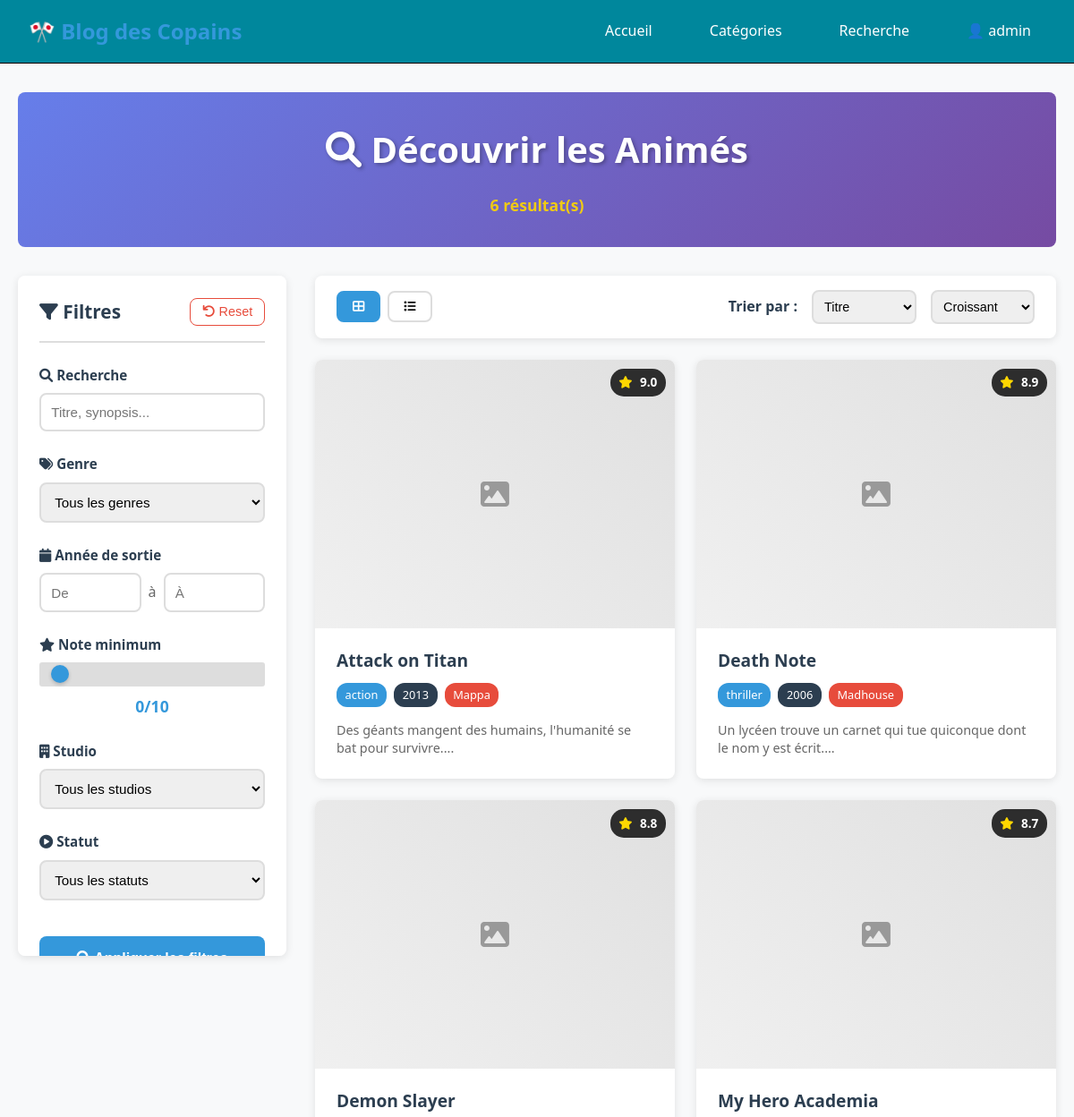
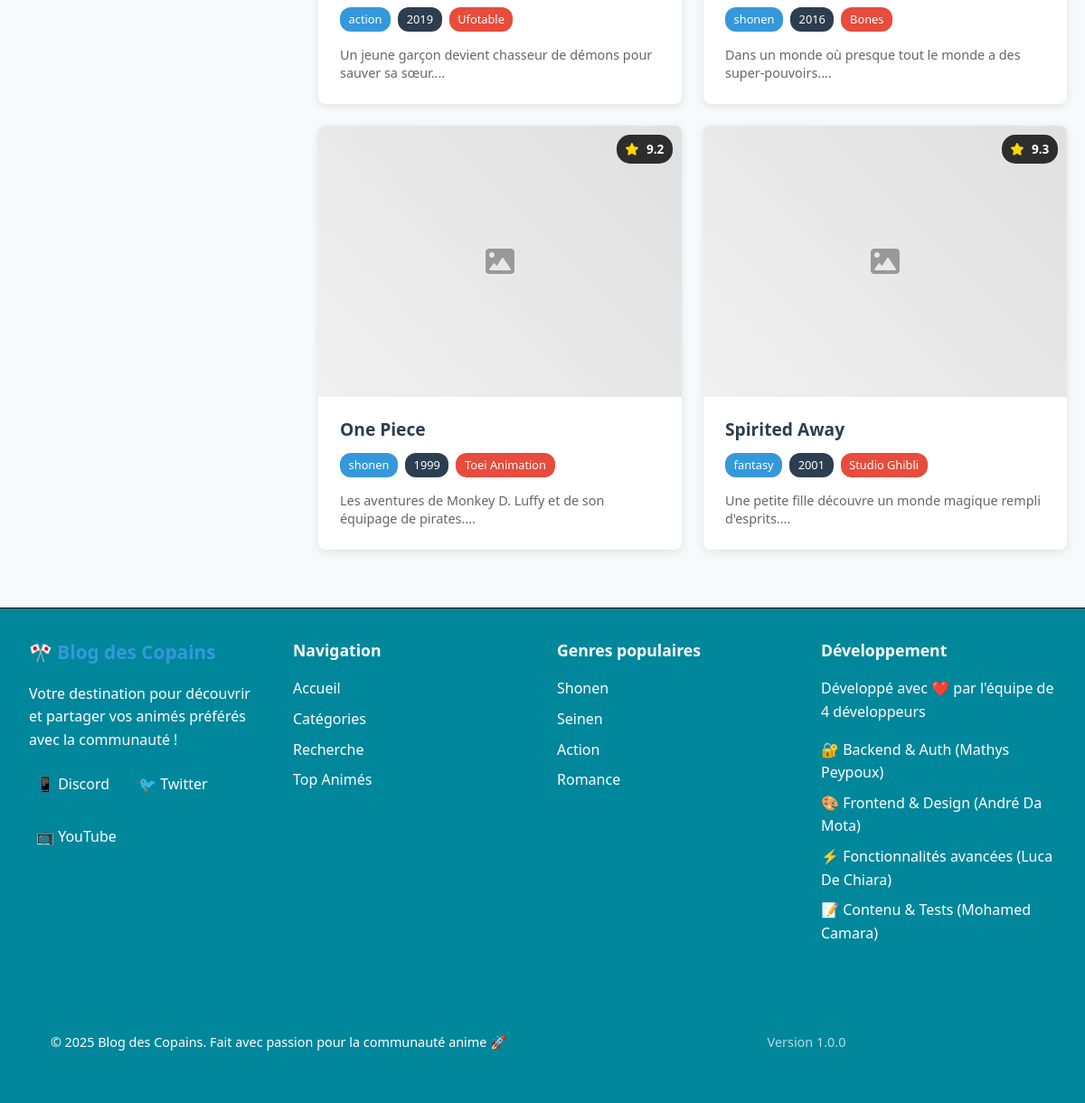
The page /includes/filters.php (signed in) on the database its author committed (2 pictures, top to bottom).
### tables this page shows
CREATE TABLE IF NOT EXISTS `anime` (
    `id` int(11) NOT NULL AUTO_INCREMENT,
    `title` varchar(255) NOT NULL,
    `slug` varchar(255) NOT NULL UNIQUE,
    `genre` varchar(100) NOT NULL,
    `year` int(4) NOT NULL,
    `rating` decimal(3,1) DEFAULT NULL,
    `synopsis` text,
    `image_url` varchar(500),
    `studio` varchar(100),
    `status` enum('ongoing','completed','upcoming') DEFAULT 'completed',
    `episodes` int(11),
    `duration` int(11),
    `created_by` int(11) DEFAULT NULL,
    `created_at` timestamp DEFAULT CURRENT_TIMESTAMP,
    `updated_at` timestamp DEFAULT CURRENT_TIMESTAMP ON UPDATE CURRENT_TIMESTAMP,
    
    PRIMARY KEY (`id`),
    UNIQUE KEY `unique_slug` (`slug`),
    INDEX `idx_genre` (`genre`),
    INDEX `idx_year` (`year`),
    INDEX `idx_rating` (`rating`),
    INDEX `idx_status` (`status`),
    INDEX `idx_created_by` (`created_by`),
    
    CONSTRAINT `fk_anime_creator` 
        FOREIGN KEY (`created_by`) 
        REFERENCES `users` (`id`) 
        ON DELETE SET NULL ON UPDATE CASCADE
);

### includes/filters.php (the view, shortened to what this page needs)
<?php
$db = getDB();
$search = isset($_GET['search']) ? trim($_GET['search']) : '';
$year_min = isset($_GET['year_min']) ? (int)$_GET['year_min'] : '';
$year_max = isset($_GET['year_max']) ? (int)$_GET['year_max'] : '';
$rating_min = isset($_GET['rating_min']) ? (float)$_GET['rating_min'] : '';
$sort_by = isset($_GET['sort_by']) ? $_GET['sort_by'] : 'title';
$sort_order = isset($_GET['sort_order']) ? $_GET['sort_order'] : 'ASC';
$page = isset($_GET['page']) ? (int)$_GET['page'] : 1;
$per_page = 12;
$offset = ($page - 1) * $per_page;
$where_conditions = [];
$params = [];
$where_clause = !empty($where_conditions) ? 'WHERE ' . implode(' AND ', $where_conditions) : '';
$count_sql = "SELECT COUNT(*) FROM anime $where_clause";
$count_stmt = $db->prepare($count_sql);
$count_stmt->execute($params);
$total_results = $count_stmt->fetchColumn();
$sql = "SELECT * FROM anime $where_clause ORDER BY $sort_by $sort_order LIMIT $per_page OFFSET $offset";
$stmt = $db->prepare($sql);
$stmt->execute($params);
$animes = $stmt->fetchAll();
$years_stmt = $db->query("SELECT MIN(year) as min_year, MAX(year) as max_year FROM anime");
$year_range = $years_stmt->fetch();
?>
<!DOCTYPE html>
<html lang="fr">
<head>
    <link rel="stylesheet" href="../assets/css/style.css">
    <link rel="stylesheet" href="../assets/css/responsive.css">
    <link rel="stylesheet" href="../assets/css/filters.css">
    <link href="https://cdnjs.cloudflare.com/ajax/libs/font-awesome/6.0.0/css/all.min.css" rel="stylesheet">
</head>
<body>
    <?php include '../includes/header.php'; ?>
    <main class="main-content">
        <div class="container">
            <div class="search-header">
                <h1><i class="fas fa-search"></i> Découvrir les Animés</h1>
                <div class="search-stats">
                    <span class="results-count"><?php echo $total_results; ?> résultat(s)</span>
                </div>
            </div>
            <div class="filters-layout">
                <aside class="filters-panel">
                    <div class="filters-header">
                        <h3><i class="fas fa-filter"></i> Filtres</h3>
                        <button class="reset-filters" onclick="resetAllFilters()">
                            <i class="fas fa-undo"></i> Reset
                        </button>
                    </div>
                    <form id="filtersForm" method="GET" action="">
                        <div class="filter-group">
                            <label for="search"><i class="fas fa-search"></i> Recherche</label>
                            <div class="search-input">
                                <input type="text"
                                       id="search"
                                       name="search"
                                       value="<?php echo htmlspecialchars($search); ?>"
                                       placeholder="Titre, synopsis...">
                            </div>
                        </div>
                        <div class="filter-group">
                            <label for="genre"><i class="fas fa-tags"></i> Genre</label>
                            <select id="genre" name="genre">
                                <option value="">Tous les genres</option>
                            </select>
                        </div>
                        <div class="filter-group">
                            <label><i class="fas fa-calendar"></i> Année de sortie</label>
                            <div class="year-range">
                                <input type="number"
                                       name="year_min"
                                       placeholder="De"
                                       min="<?php echo $year_range['min_year']; ?>"
                                       max="<?php echo $year_range['max_year']; ?>"
                                       value="<?php echo $year_min; ?>">
                                <span>à</span>
                                <input type="number"
                                       name="year_max"
                                       placeholder="À"
                                       min="<?php echo $year_range['min_year']; ?>"
                                       max="<?php echo $year_range['max_year']; ?>"
                                       value="<?php echo $year_max; ?>">
                            </div>
                        </div>
                        <div class="filter-group">
                            <label for="rating_min"><i class="fas fa-star"></i> Note minimum</label>
                            <div class="rating-slider">
                                <input type="range"
                                       id="rating_min"
                                       name="rating_min"
                                       min="0"
                                       max="10"
                                       step="0.5"
                                       value="<?php echo $rating_min ?: 0; ?>">
                                <div class="rating-value">
                                    <span id="ratingValue"><?php echo $rating_min ?: 0; ?></span>/10
                                </div>
                            </div>
                        </div>
                        <div class="filter-group">
                            <label for="studio"><i class="fas fa-building"></i> Studio</label>
                            <select id="studio" name="studio">
                                <option value="">Tous les studios</option>
                            </select>
                        </div>
                        <div class="filter-group">
                            <label for="status"><i class="fas fa-play-circle"></i> Statut</label>
                            <select id="status" name="status">
                                <option value="">Tous les statuts</option>
                            </select>
                        </div>
                        <button type="submit" class="apply-filters">
                            <i class="fas fa-search"></i> Appliquer les filtres
                        </button>
                    </form>
                </aside>
                <main class="results-content">
                    <div class="sort-bar">
                        <div class="view-options">
                            <button class="view-btn active" data-view="grid">
                                <i class="fas fa-th-large"></i>
                            </button>
                            <button class="view-btn" data-view="list">
                                <i class="fas fa-list"></i>
                            </button>
                        </div>
                        <div class="sort-options">
                            <label for="sortBy">Trier par :</label>
                            <select id="sortBy" name="sort_by" form="filtersForm">
                                <option value="title" <?php echo $sort_by === 'title' ? 'selected' : ''; ?>>Titre</option>
                            </select>
                            <select id="sortOrder" name="sort_order" form="filtersForm">
                                <option value="ASC" <?php echo $sort_order === 'ASC' ? 'selected' : ''; ?>>Croissant</option>
                            </select>
                        </div>
                    </div>
                    <?php if (empty($animes)): ?>
                        <div class="no-results">
                            <div class="no-results-icon">
                                <i class="fas fa-search-minus"></i>
                            </div>
                            <h3>Aucun résultat trouvé</h3>
                            <p>Essayez de modifier vos critères de recherche ou de supprimer certains filtres.</p>
                            <button class="btn btn-primary" onclick="resetAllFilters()">
                                <i class="fas fa-refresh"></i> Réinitialiser les filtres
                            </button>
                        </div>
                    <?php else: ?>
                        <div class="anime-grid" id="resultsGrid">
                            <?php foreach($animes as $anime): ?>
                                <article class="anime-card" data-anime-id="<?php echo $anime['id']; ?>">
                                    <div class="anime-image-container">
                                        <?php if ($anime['image_url']): ?>
                                            <img src="<?php echo htmlspecialchars($anime['image_url']); ?>"
                                                 alt="<?php echo htmlspecialchars($anime['title']); ?>"
                                                 class="anime-image">
                                        <?php else: ?>
                                            <div class="anime-image placeholder">
                                            </div>
                                        <?php endif; ?>
                                        <?php if ($anime['rating']): ?>
                                            <div class="rating-badge">
                                                <i class="fas fa-star"></i>
                                                <?php echo $anime['rating']; ?>
                                            </div>
                                        <?php endif; ?>
                                    </div>
                                    <div class="anime-info">
                                        <h3><?php echo htmlspecialchars($anime['title']); ?></h3>
                                        <div class="anime-meta">
                                            <span class="genre"><?php echo htmlspecialchars($anime['genre']); ?></span>
                                            <span class="year"><?php echo $anime['year']; ?></span>
                                            <?php if ($anime['studio']): ?>
                                                <span class="studio"><?php echo htmlspecialchars($anime['studio']); ?></span>
                                            <?php endif; ?>
                                        </div>
                                        <?php if ($anime['synopsis']): ?>
                                            <p class="synopsis"><?php echo htmlspecialchars(substr($anime['synopsis'], 0, 120)) . '...'; ?></p>
                                        <?php endif; ?>
                                    </div>
                                </article>
                            <?php endforeach; ?>
                        </div>
                    <?php endif; ?>
                </main>
            </div>
        </div>
    </main>
    <?php include '../includes/footer.php'; ?>
</body>
</html>

### assets/css/style.css (style rules this page uses)
:root { --primary-color: #3498db; --secondary-color: #2c3e50; --accent-color: #e74c3c; --bg-color: #f8f9fa; --text-color: #333; --text-light: #666; --border-color: #ddd; --white: #ffffff; --border-radius: 8px; --shadow: 0 2px 10px rgba(0, 0, 0, 0.1); --transition: all 0.3s ease; }
* { margin: 0; padding: 0; box-sizing: border-box; }
body { font-family: 'Segoe UI', Tahoma, Geneva, Verdana, sans-serif; line-height: 1.6; background-image: url('../img/background_blog_anime.jpg'); background-size: cover; background-repeat: no-repeat; background-position: center; background-attachment: fixed; }
.container { max-width: 1200px; margin: 0 auto; padding: 0 20px; }
.anime-grid { display: grid; grid-template-columns: repeat(auto-fit, minmax(300px, 1fr)); gap: 30px; }
.anime-card { background: var(--white); border-radius: var(--border-radius); overflow: hidden; box-shadow: var(--shadow); transition: var(--transition); }
.anime-image { width: 100%; height: 200px; background-color: #ddd; display: flex; align-items: center; justify-content: center; color: #999; font-size: 14px; }
.anime-info { padding: 20px; }
.anime-info h3 { font-size: 1.3rem; margin-bottom: 10px; color: var(--secondary-color); font-weight: 600; }

### rows shown on the page
anime: rating "9.0", title "Attack on Titan", genre "action", year "2013", studio "Mappa", synopsis "Des géants mangent des humains, l'humanité se bat pour survivre."
anime: rating "8.9", title "Death Note", genre "thriller", year "2006", studio "Madhouse", synopsis "Un lycéen trouve un carnet qui tue quiconque dont le nom y est écrit."
anime: rating "8.8", title "Demon Slayer", genre "action", year "2019", studio "Ufotable", synopsis "Un jeune garçon devient chasseur de démons pour sauver sa sœur."
anime: rating "8.7", title "My Hero Academia", genre "shonen", year "2016", studio "Bones", synopsis "Dans un monde où presque tout le monde a des super-pouvoirs."
anime: rating "9.2", title "One Piece", genre "shonen", year "1999", studio "Toei Animation", synopsis "Les aventures de Monkey D. Luffy et de son équipage de pirates."
anime: rating "9.3", title "Spirited Away", genre "fantasy", year "2001", studio "Studio Ghibli", synopsis "Une petite fille découvre un monde magique rempli d'esprits."

### other values the page prints
$_SESSION['username'] "admin"
$total_results "6"
$rating_min ?: 0 "0"
SITE_VERSION "1.0.0"
